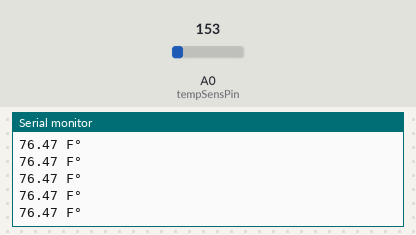
The sketch below on a simulated Arduino Uno, built with avr-gcc and run on an emulated ATmega328P. Shown: the last lines printed to the serial monitor. Inputs (shaded band) come from the test bench; at power-on: A0 (tempSensPin) = 153.

Above: at 1.2 s.
1.3 s: A0 (tempSensPin) set to 165
At 1.56 s:
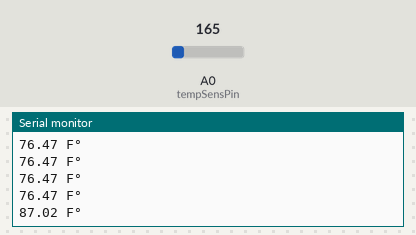
2.8 s: A0 (tempSensPin) set to 175
At 2.96 s:
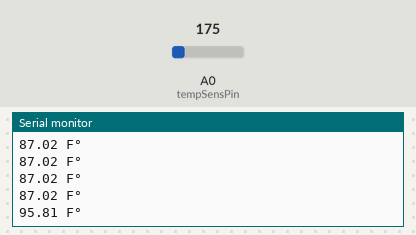
Timing chart, 0 to 5.8 s (numbered marks = the images above; inputs shaded):
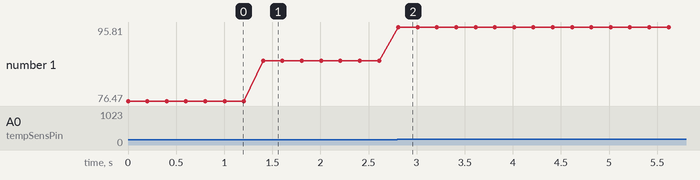

The sketch:

Temperature_Sensor.ino
```cpp
// temp sensor variables
int tempSensPin = A0;  // variable for the temperature sensor pin
int tempRead = 0;  // variable for the signal the sensor returns

float volt = 0.0;  // variable to calculate the voltage of the returned signal
float tempC = 0.0; // variable for celcus
float tempF = 0.0; // variable for ferenhight

void setup() {

  Serial.begin(9600); // setup serial monitor

}

void loop() {

  tempRead = analogRead(tempSensPin);  // read the sensor

  volt = (tempRead*5.0)/1024; // calculate the returned voltage of the sensor
  tempC = (volt - 0.5)*100;   // calculate celcius
  tempF = (tempC*9.0/5.0)+32.0;  // calculate farenhight

  Serial.print(tempF); // pint temperature in farenhight
  Serial.println(" F°");  // print the farenhight label

  delay(200);  // wait 0.2 sec

}
```

Measured:
- after the input at 1.3 s, the serial monitor: prints a new line after 0.11 s (image 1)
- after the input at 2.8 s, the serial monitor: prints a new line at once (image 2)
- plotted number 1: 76.47 → 87.02 after the input at 1.3 s, 87.02 → 95.81 after the input at 2.8 s
